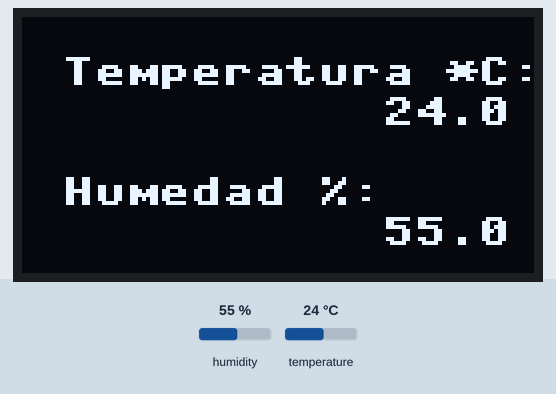
Recording of a program running on a simulated pyboard running MicroPython. Shown: 128×64 one-colour display. The inputs (shaded band) are chosen by the test bench; at power-on: humidity 55 %, temperature 24 °C. Library files of the repository ran but are not shown: ssd1306.py; what the program prints to the serial console is not drawn.

Above: at 1.2 s.
1.3 s: humidity set to 22 %
At 2.9 s:
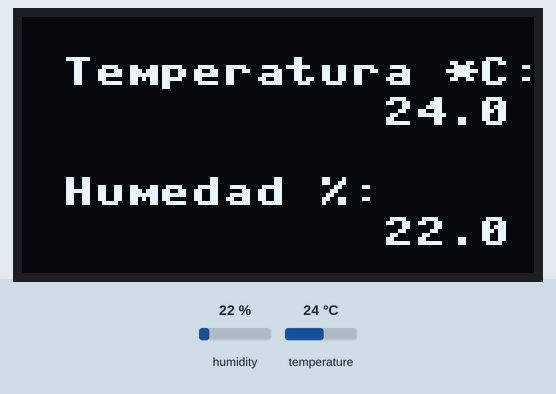
4.0 s: temperature set to 12 °C
At 5.0 s:
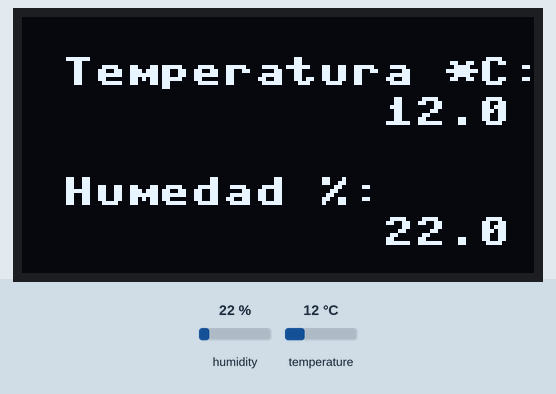
6.7 s: humidity set to 40 %
At 9.4 s:
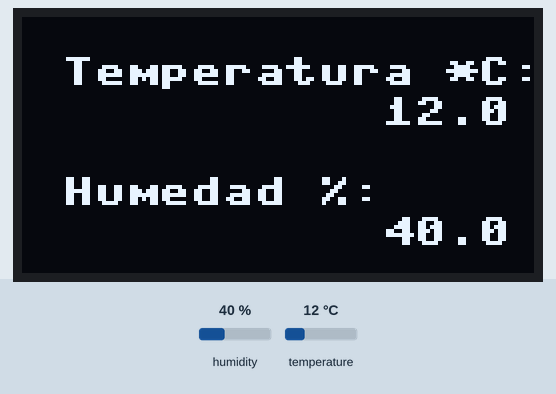
9.7 s: temperature set to 19 °C
Timing chart, 0 to 12.7 s (numbered marks = the images above; inputs shaded):
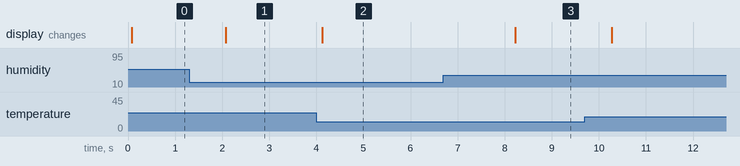

The program:

Dispaly_DHT22.py
```python
# Display DHT22 readings in 0.96 OLED display
# Date: October 1, 2020

# Import the machine module to access the pins
import machine
# Import the time module for the intervals
import time

# OLED display initializations
import ssd1306
scl = machine.Pin(22, machine.Pin.OUT, machine.Pin.PULL_UP)
sda = machine.Pin(21, machine.Pin.OUT, machine.Pin.PULL_UP)
i2c = machine.I2C(0, scl=scl, sda=sda, freq=400000)
oled = ssd1306.SSD1306_I2C(128, 64, i2c)

# DHT sensor initializations
import dht
d = dht.DHT22(machine.Pin(23))
# If you will use DHT11, change it to:
# d = dht.DHT11(machine.Pin(23))

# Simple function for displaying the
# humidity and temperature readings
# in the OLED display
def display_reads():
    # Get the DHT readings
    d.measure()
    t = d.temperature()
    h = d.humidity()

    # Clear the screen by populating the screen with black
    oled.fill(0)
    # Display the temperature
    oled.text('Temperatura *C:', 10, 10)
    oled.text(str(t), 90, 20)
    # Display the humidity
    oled.text('Humedad %:', 10, 40)
    oled.text(str(h), 90, 50)
    # Update the screen display
    oled.show()

    # Or you may use the REPL
    print('Temperatura:', t, '*C', ' ', 'Humedad', h, '%')


INTERVAL = 2000         # Sets the interval to 2 seconds
start = time.ticks_ms() # Records the current time
display_reads()         # Initial display

# This is the main loop
while True:
    # This if statements will be true every
    # INTERVAL milliseconds, for this example,
    # it will trigger every 2 seconds since
    # DHT22 samples every 2 seconds interval
    if time.ticks_ms() - start >= INTERVAL:
        # Update the display
        display_reads()
        # Record the new start time
        start = time.ticks_ms()
```

Measured:
- after the input at 1.3 s, the display: changes after 0.78 s (image 1)
- after the input at 4.0 s, the display: changes after 0.12 s (image 2)
- after the input at 6.7 s, the display: changes after 1.5 s (image 3)
